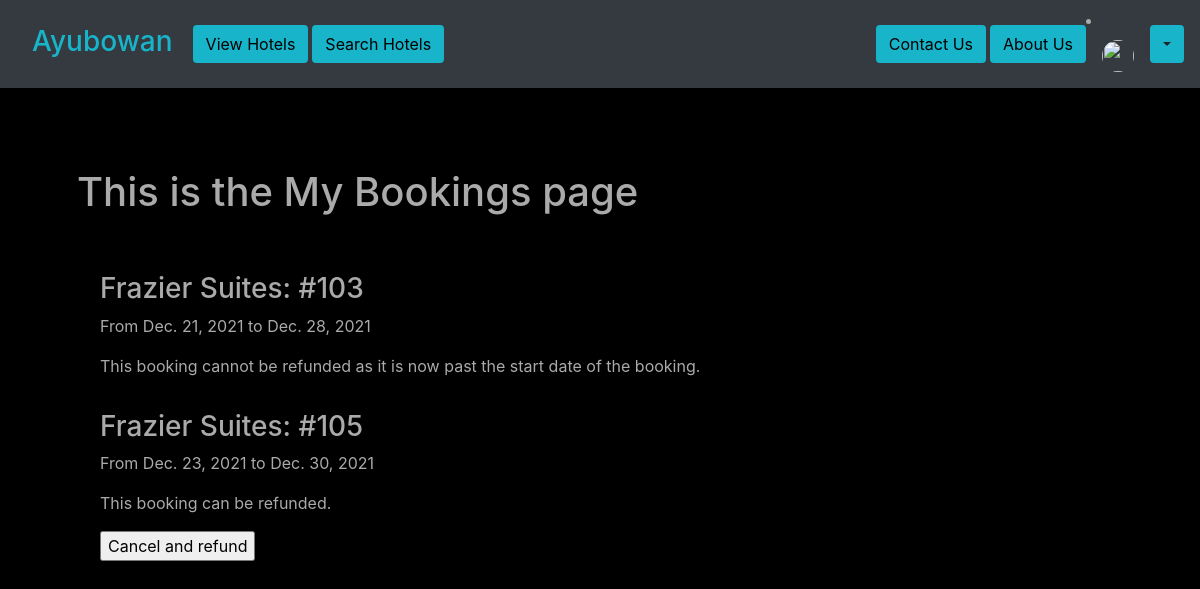
/my-bookings (signed in), run on an earlier commit of the app's database.
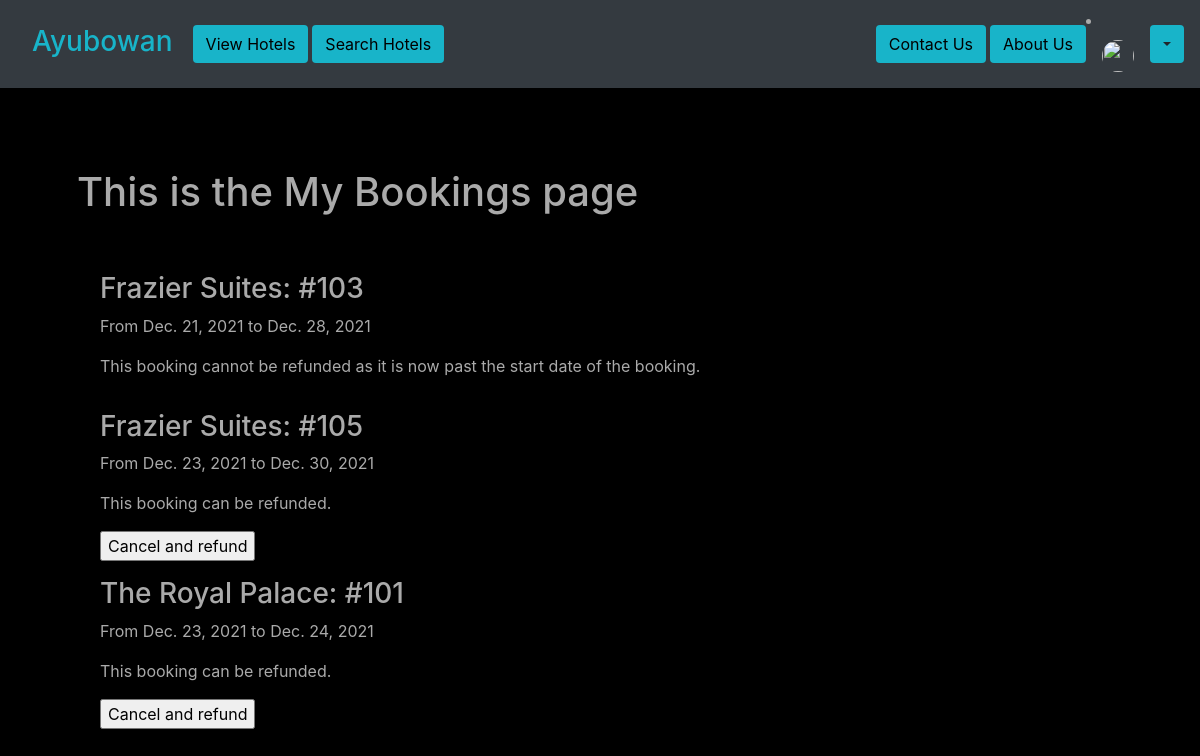
And on a later commit of the database.
### base/models.py (models this page shows, shortened)
class RoomBooking(models.Model):
    user = models.ForeignKey(settings.AUTH_USER_MODEL, on_delete=models.CASCADE,
                            blank=True, null=True)
    room = models.ForeignKey(HotelRoom, on_delete=models.CASCADE)
    date_booked = models.DateTimeField(auto_now_add=True)
    booking_start_date = models.DateField(null=True)
    booking_end_date = models.DateField(null=True)

class HotelRoom(models.Model):
    hotel = models.ForeignKey(Hotel, on_delete=models.CASCADE)
    room_number = models.IntegerField(blank=False, default='000')
    is_booked = models.BooleanField(default=False)
    slug = models.SlugField()
    def __str__(self):
        return "{0}: #{1}".format(self.hotel.hotel_name, self.room_number)

class Hotel(models.Model):
    location = models.ForeignKey(Location, on_delete=models.CASCADE, default=True, null=True)
    hotel_name = models.CharField(max_length=100)
    hotel_rating = models.IntegerField(default=1, validators=[
            MaxValueValidator(5),
            MinValueValidator(1)
        ])
    description = models.CharField(max_length=500, blank=False, default="Lorem ipsum dolor sit amet consectetur adipisicing elit.")
    slug = models.SlugField()
    image = models.ImageField(upload_to='images/', default='images/default.jpg')

### base/views.py (the view, shortened to what this page needs)
# urls.py: path('my-bookings', views.my_booking_view, name='my-bookings'),
def my_booking_view(request):
    bookings = RoomBooking.objects.filter(user=request.user)
    today_date = datetime.date.today()
    context = {
        'bookings': bookings,
        'today_date': today_date
    }
    context['picture'] = request.user.social_auth.get(provider='auth0').extra_data['picture']
    given_id = request.POST.get('booking_inst')
    booking_to_del = RoomBooking.objects.filter(id=given_id)
    return render(request, "base/my-bookings.html", context)

### base/templates/base/my-bookings.html (shortened to what this page needs)
{% extends "base/base.html" %}
{% block content %}
    <h1 class="m-3 p-3">This is the My Bookings page</h1>
    <div class="container align-items-center m-3 p-3">
        {% for booking in bookings %}
            <div class="container">
                <div class="row">
                    <div class="col m-2">
                        <h3>{{ booking.room }}</h3>
                        <p>From {{ booking.booking_start_date }} to {{ booking.booking_end_date }}</p>
                        {% if booking.booking_start_date < today_date %}
                            <p>This booking cannot be refunded as it is now past the start date of the booking.</p>
                        {% else %}
                            <p>This booking can be refunded.</p>
                            <form action="#" method="post">
                                <input type="submit" value="Cancel and refund">
                            </form>
                        {% endif %}
                    </div>
                </div>
            </div>
        {% endfor %}
    </div>
{% endblock content %}

What changed in the data, as far as the page shows it:
added RoomBooking: room "The Royal Palace: #101", booking_start_date "Dec. 23, 2021", booking_end_date "Dec. 24, 2021"
